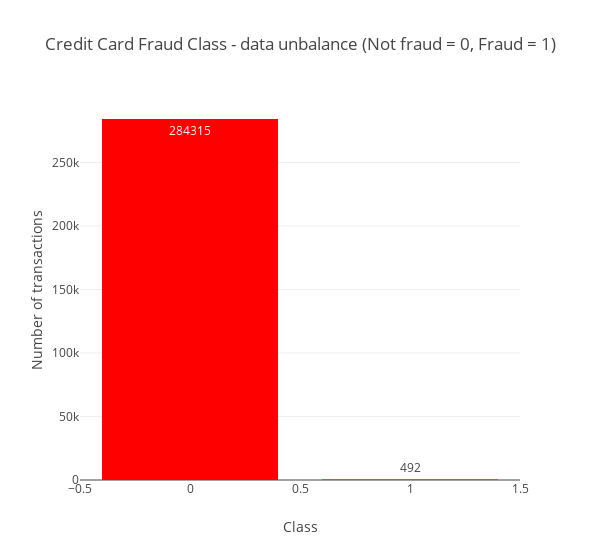

The notebook cell saved with this chart:
### Markdown cell above
## Data unbalance
Let's check data unbalance with respect with target value, i.e. Class.

### Code cell
temp = data_df["Class"].value_counts()
df = pd.DataFrame({'Class': temp.index,'values': temp.values})

trace = go.Bar(
    x = df['Class'],y = df['values'],
    name="Credit Card Fraud Class - data unbalance (Not fraud = 0, Fraud = 1)",
    marker=dict(color="Red"),
    text=df['values']
)
data = [trace]
layout = dict(title = 'Credit Card Fraud Class - data unbalance (Not fraud = 0, Fraud = 1)',
          xaxis = dict(title = 'Class', showticklabels=True), 
          yaxis = dict(title = 'Number of transactions'),
          hovermode = 'closest',width=600
         )
fig = dict(data=data, layout=layout)
iplot(fig, filename='class')

### Figure 1 — Plotly figure (JSON) as saved in the notebook; plotly's stock layout.template omitted (floating-point values rounded to 4 significant figures)
{"data": [{"marker": {"color": "Red"}, "name": "Credit Card Fraud Class - data unbalance (Not fraud = 0, Fraud = 1)", "text": [284315, 492], "type": "bar", "uid": "18e6f732-7570-4351-b471-f885151972a9", "x": [0, 1], "y": [284315, 492]}], "layout": {"hovermode": "closest", "title": {"text": "Credit Card Fraud Class - data unbalance (Not fraud = 0, Fraud = 1)"}, "width": 600, "xaxis": {"showticklabels": true, "title": {"text": "Class"}}, "yaxis": {"title": {"text": "Number of transactions"}}}}
